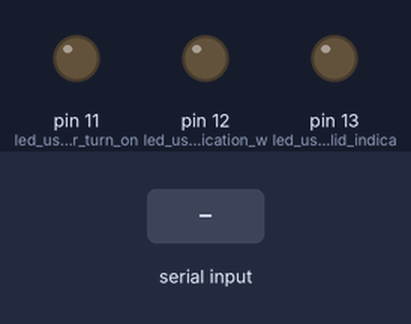
A sketch run on a simulated Arduino Uno, built with avr-gcc and run on an emulated ATmega328P. Parts: output pins drawn as LEDs (lit = HIGH). The inputs (shaded band) are chosen by the test bench. What the sketch prints to the serial monitor is not drawn.

Above: at 3.7 s.
3.8 s: "+\n" received over Serial
At 3.96 s:
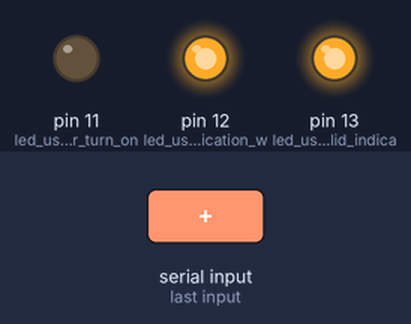
At 5.4 s:
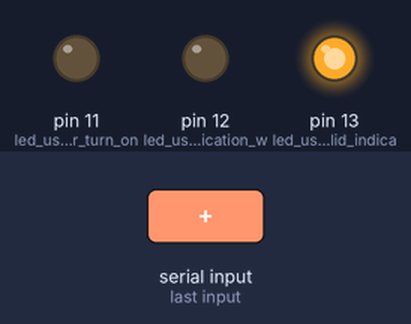
Timing chart, 0 to 6.9 s (numbered marks = the images above; inputs shaded):
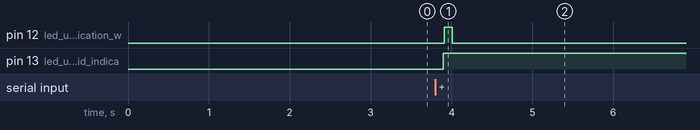

Measured:
- after the input at 3.8 s, pin 12 (led_used_for_indication_w): LOW → HIGH after 0.11 s, → LOW 0.10 s later; pin 13 (led_used_for_valid_indica): LOW → HIGH after 0.10 s

The sketch:

sketch_apr05a.ino
```cpp
// gsm sms receive program [control for particular phone-number only]

#include <string.h>                                      /* for calling string functions */
#include <math.h>
unsigned int flag_0,                                     /* flag_0 to maintain status of program's process */
             flag_1,                                     /* flag_0 to maintain status of program's process */
             temp,                                       /* temporary for pointing and counting program's process */
             serial_rx_data,                             /* serial receive data [transmitted by gsm modem] */
             count = 0;                          /* phone-number flag for validity */

char cmd_buffer[250],                                    /* to store at commands buffer */
     new_sms_indication[15],                             /* to store 12 bytes of new sms incoming indication */
     phone_number[14], data[50], add[10];                                   /* to store phone-number [this number only can control led] */

void setup()
{
  pinMode(11, OUTPUT);                                   // led used for turn on/off by sms
  digitalWrite(11, LOW);                                 // turn off the led as default
  pinMode(12, OUTPUT);                                   // led used for indication when new sms incoming
  digitalWrite(12, LOW);                                 // new sms incoming indication led off
  pinMode(13, OUTPUT);                                   // led used for valid indication of user
  digitalWrite(13, LOW);                                 // valid indication of user led off
  Serial.begin(9600);                                    // enabling uart for gsm modem interfacing
  delay(500);                                            // calling delay
  Serial.print("AT\r\n");                                // sending at command to detected gsm modem connected and its ready
  delay(500);                                            // calling delay
  Serial.print("ATE0\r\n");                              // turn-off echo character [0=disable, 1=enable]
  delay(500);                                            // calling delay
  Serial.print("at+cmgf=1\r\n");                         // setting sms format as text [1=text, 0=pdu]
  delay(500);                                            // calling delay
  Serial.print("at+cnmi=1,1,0,0,0\r\n");                 // setting new sms message indications as mode=1, mt=1, bm=0, ds=0, bfr=0 [ref: at cmds datasheet]
  delay(500);                                            // calling delay
  flag_0 = 0;                                            // flag_0 setted to 0 as initial
  flag_1 = 0;                                            // flag_1 setted to 0 as initial
  temp = 0;                                              // temp setted to 0 as initial
  strcpy(new_sms_indication, "+CMTI: \"SM\",");          // storing new sms incoming indication for comparing when gsm modem receive sms
  strcpy(phone_number, "+919445677997");                 // storing phone-number [this number only can control led]
}

void recs()
{
  for(int temp = 0 ; temp < 245; temp ++ )
  {
    serial_rx_data = Serial.read();
    delay(10);
    cmd_buffer[temp] = serial_rx_data;
  }
  Serial.write(cmd_buffer);
  while(1);
  delay(100);
}

void loop()
{

 if(Serial.available() > 0)
 {
  digitalWrite(13,1);
  for(int temp = 0 ; temp < 18; temp ++ )
  {
    serial_rx_data = Serial.read();
    delay(10);
    cmd_buffer[temp] = serial_rx_data;
    if(cmd_buffer[temp] == new_sms_indication[flag_0])
    {
        flag_0 ++;
        digitalWrite(12,1); delay(100); digitalWrite(12,0);delay(100);
    }
  }
    if(flag_0==12)
    {
        temp = 14;
        count = 0;
        for(; cmd_buffer[temp] >= '0' && cmd_buffer[temp] <= '9'; count ++, temp++ )
           add[count] = cmd_buffer[temp];
        add[count] = '\0';
        flag_1 = 1;
        flag_0 = 0;
        strcpy(new_sms_indication,"+CMTI: \"SM\",");
    }
  }
   if(flag_1==1)
  {

    Serial.print("AT+CMGR=");
    for(int count = 0 ; add[count]!='\0'; count++)
      Serial.write(add[count]);
    digitalWrite(13,0);
    Serial.print("\r\n");
    //Serial.print(13);
    delay(50);
    flag_1=2;
  }
  if(flag_1==2)
  {
    int count = 0, ch = 0;
    recs();
    digitalWrite(11,1);
    Serial.write(cmd_buffer);
    for(temp = 0 ; cmd_buffer[temp]!='+'; temp++);
      if(cmd_buffer[temp++] == '+') ;

    for(; cmd_buffer[temp]!='\r'; temp ++);
      temp++;
    for(; cmd_buffer[temp] != 'O' && cmd_buffer[temp+1] != 'K';temp ++)
      data[ch++] = cmd_buffer[temp];
    Serial.println("____");
    Serial.write(data);
    flag_1=3;
  }
  if(flag_1==3)
  {
      flag_0 = flag_1 = count = temp = 0;
  }
  delay(100);
 }


// tested ok
```
